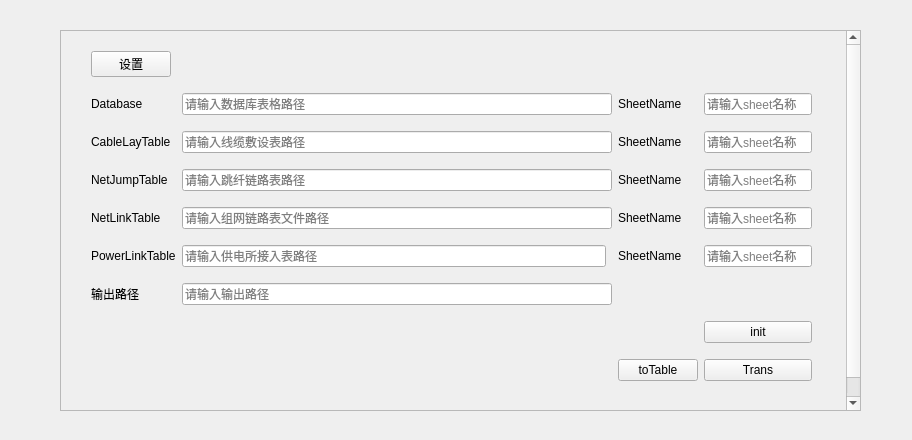
<?xml version="1.0" encoding="UTF-8"?>
<ui version="4.0">
 <class>Form</class>
 <widget class="QWidget" name="Form">
  <property name="geometry">
   <rect>
    <x>0</x>
    <y>0</y>
    <width>912</width>
    <height>440</height>
   </rect>
  </property>
  <property name="windowTitle">
   <string>Form</string>
  </property>
  <widget class="QScrollArea" name="scrollArea">
   <property name="geometry">
    <rect>
     <x>60</x>
     <y>30</y>
     <width>801</width>
     <height>381</height>
    </rect>
   </property>
   <property name="minimumSize">
    <size>
     <width>0</width>
     <height>300</height>
    </size>
   </property>
   <property name="verticalScrollBarPolicy">
    <enum>Qt::ScrollBarAlwaysOn</enum>
   </property>
   <property name="widgetResizable">
    <bool>true</bool>
   </property>
   <widget class="QWidget" name="scrollAreaWidgetContents">
    <property name="geometry">
     <rect>
      <x>0</x>
      <y>0</y>
      <width>782</width>
      <height>400</height>
     </rect>
    </property>
    <property name="minimumSize">
     <size>
      <width>0</width>
      <height>400</height>
     </size>
    </property>
    <widget class="QWidget" name="gridLayoutWidget">
     <property name="geometry">
      <rect>
       <x>30</x>
       <y>10</y>
       <width>721</width>
       <height>351</height>
      </rect>
     </property>
     <layout class="QGridLayout" name="gridLayout">
      <item row="4" column="1" colspan="2">
       <widget class="ExtendedLineEdit" name="lineEdit_netJump">
        <property name="placeholderText">
         <string>请输入跳纤链路表路径</string>
        </property>
       </widget>
      </item>
      <item row="19" column="4">
       <widget class="QPushButton" name="pushButton_trans">
        <property name="sizePolicy">
         <sizepolicy hsizetype="Minimum" vsizetype="Fixed">
          <horstretch>0</horstretch>
          <verstretch>0</verstretch>
         </sizepolicy>
        </property>
        <property name="text">
         <string>Trans</string>
        </property>
       </widget>
      </item>
      <item row="4" column="4">
       <widget class="QLineEdit" name="lineEdit_netJumpSheet">
        <property name="sizePolicy">
         <sizepolicy hsizetype="Maximum" vsizetype="Fixed">
          <horstretch>0</horstretch>
          <verstretch>0</verstretch>
         </sizepolicy>
        </property>
        <property name="placeholderText">
         <string>请输入sheet名称</string>
        </property>
       </widget>
      </item>
      <item row="14" column="4">
       <widget class="QPushButton" name="pushButton_init">
        <property name="sizePolicy">
         <sizepolicy hsizetype="Minimum" vsizetype="Maximum">
          <horstretch>0</horstretch>
          <verstretch>0</verstretch>
         </sizepolicy>
        </property>
        <property name="text">
         <string>init</string>
        </property>
       </widget>
      </item>
      <item row="6" column="3">
       <widget class="QLabel" name="label_12">
        <property name="text">
         <string>SheetName</string>
        </property>
       </widget>
      </item>
      <item row="1" column="4">
       <widget class="QLineEdit" name="lineEdit_sheetName">
        <property name="sizePolicy">
         <sizepolicy hsizetype="Maximum" vsizetype="Fixed">
          <horstretch>0</horstretch>
          <verstretch>0</verstretch>
         </sizepolicy>
        </property>
        <property name="placeholderText">
         <string>请输入sheet名称</string>
        </property>
       </widget>
      </item>
      <item row="0" column="0">
       <widget class="QPushButton" name="pushButton">
        <property name="sizePolicy">
         <sizepolicy hsizetype="Maximum" vsizetype="Fixed">
          <horstretch>0</horstretch>
          <verstretch>0</verstretch>
         </sizepolicy>
        </property>
        <property name="text">
         <string>设置</string>
        </property>
       </widget>
      </item>
      <item row="2" column="3">
       <widget class="QLabel" name="label_10">
        <property name="text">
         <string>SheetName</string>
        </property>
       </widget>
      </item>
      <item row="8" column="1" colspan="2">
       <widget class="ExtendedLineEdit" name="lineEdit_dst">
        <property name="sizePolicy">
         <sizepolicy hsizetype="Expanding" vsizetype="Fixed">
          <horstretch>0</horstretch>
          <verstretch>0</verstretch>
         </sizepolicy>
        </property>
        <property name="placeholderText">
         <string>请输入输出路径</string>
        </property>
       </widget>
      </item>
      <item row="2" column="4">
       <widget class="QLineEdit" name="lineEdit_cablelaySheet">
        <property name="sizePolicy">
         <sizepolicy hsizetype="Maximum" vsizetype="Fixed">
          <horstretch>0</horstretch>
          <verstretch>0</verstretch>
         </sizepolicy>
        </property>
        <property name="placeholderText">
         <string>请输入sheet名称</string>
        </property>
       </widget>
      </item>
      <item row="4" column="0">
       <widget class="QLabel" name="label_8">
        <property name="text">
         <string>NetJumpTable</string>
        </property>
       </widget>
      </item>
      <item row="19" column="3">
       <widget class="QPushButton" name="pushButton_toTable">
        <property name="sizePolicy">
         <sizepolicy hsizetype="Maximum" vsizetype="Fixed">
          <horstretch>0</horstretch>
          <verstretch>0</verstretch>
         </sizepolicy>
        </property>
        <property name="text">
         <string>toTable</string>
        </property>
       </widget>
      </item>
      <item row="2" column="1" colspan="2">
       <widget class="ExtendedLineEdit" name="lineEdit_cablelay">
        <property name="placeholderText">
         <string>请输入线缆敷设表路径</string>
        </property>
       </widget>
      </item>
      <item row="6" column="0">
       <widget class="QLabel" name="label_5">
        <property name="text">
         <string>NetLinkTable</string>
        </property>
       </widget>
      </item>
      <item row="2" column="0">
       <widget class="QLabel" name="label_7">
        <property name="text">
         <string>CableLayTable</string>
        </property>
       </widget>
      </item>
      <item row="6" column="1" colspan="2">
       <widget class="ExtendedLineEdit" name="lineEdit_netLink">
        <property name="placeholderText">
         <string>请输入组网链路表文件路径</string>
        </property>
       </widget>
      </item>
      <item row="1" column="1" colspan="2">
       <widget class="ExtendedLineEdit" name="lineEdit_src">
        <property name="placeholderText">
         <string>请输入数据库表格路径</string>
        </property>
       </widget>
      </item>
      <item row="4" column="3">
       <widget class="QLabel" name="label_11">
        <property name="text">
         <string>SheetName</string>
        </property>
       </widget>
      </item>
      <item row="8" column="0">
       <widget class="QLabel" name="label_2">
        <property name="text">
         <string>输出路径</string>
        </property>
       </widget>
      </item>
      <item row="1" column="3">
       <widget class="QLabel" name="label_3">
        <property name="text">
         <string>SheetName</string>
        </property>
       </widget>
      </item>
      <item row="1" column="0">
       <widget class="QLabel" name="label">
        <property name="text">
         <string>Database</string>
        </property>
       </widget>
      </item>
      <item row="6" column="4">
       <widget class="QLineEdit" name="lineEdit_netLinkSheet">
        <property name="sizePolicy">
         <sizepolicy hsizetype="Maximum" vsizetype="Fixed">
          <horstretch>0</horstretch>
          <verstretch>0</verstretch>
         </sizepolicy>
        </property>
        <property name="placeholderText">
         <string>请输入sheet名称</string>
        </property>
       </widget>
      </item>
      <item row="7" column="1">
       <widget class="ExtendedLineEdit" name="lineEdit_powerLink">
        <property name="placeholderText">
         <string>请输入供电所接入表路径</string>
        </property>
       </widget>
      </item>
      <item row="7" column="0">
       <widget class="QLabel" name="label_6">
        <property name="text">
         <string>PowerLinkTable</string>
        </property>
       </widget>
      </item>
      <item row="7" column="3">
       <widget class="QLabel" name="label_13">
        <property name="text">
         <string>SheetName</string>
        </property>
       </widget>
      </item>
      <item row="7" column="4">
       <widget class="QLineEdit" name="lineEdit_powerLinkSheet">
        <property name="sizePolicy">
         <sizepolicy hsizetype="Maximum" vsizetype="Fixed">
          <horstretch>0</horstretch>
          <verstretch>0</verstretch>
         </sizepolicy>
        </property>
        <property name="placeholderText">
         <string>请输入sheet名称</string>
        </property>
       </widget>
      </item>
     </layout>
    </widget>
   </widget>
  </widget>
 </widget>
 <customwidgets>
  <customwidget>
   <class>ExtendedLineEdit</class>
   <extends>QLineEdit</extends>
   <header>.extendLineEdit.h</header>
  </customwidget>
 </customwidgets>
 <resources/>
 <connections>
  <connection>
   <sender>pushButton_trans</sender>
   <signal>clicked()</signal>
   <receiver>Form</receiver>
   <slot>_trans()</slot>
   <hints>
    <hint type="sourcelabel">
     <x>810</x>
     <y>369</y>
    </hint>
    <hint type="destinationlabel">
     <x>385</x>
     <y>250</y>
    </hint>
   </hints>
  </connection>
  <connection>
   <sender>pushButton</sender>
   <signal>clicked()</signal>
   <receiver>Form</receiver>
   <slot>_set()</slot>
   <hints>
    <hint type="sourcelabel">
     <x>122</x>
     <y>57</y>
    </hint>
    <hint type="destinationlabel">
     <x>29</x>
     <y>35</y>
    </hint>
   </hints>
  </connection>
  <connection>
   <sender>pushButton_init</sender>
   <signal>clicked()</signal>
   <receiver>Form</receiver>
   <slot>_init()</slot>
   <hints>
    <hint type="sourcelabel">
     <x>810</x>
     <y>326</y>
    </hint>
    <hint type="destinationlabel">
     <x>389</x>
     <y>428</y>
    </hint>
   </hints>
  </connection>
  <connection>
   <sender>pushButton_toTable</sender>
   <signal>clicked()</signal>
   <receiver>Form</receiver>
   <slot>_toTable()</slot>
   <hints>
    <hint type="sourcelabel">
     <x>628</x>
     <y>362</y>
    </hint>
    <hint type="destinationlabel">
     <x>280</x>
     <y>420</y>
    </hint>
   </hints>
  </connection>
 </connections>
 <slots>
  <slot>_trans()</slot>
  <slot>_selectSrc()</slot>
  <slot>_selectOutput()</slot>
  <slot>_clear()</slot>
  <slot>_openSrc()</slot>
  <slot>_openDst()</slot>
  <slot>_set()</slot>
  <slot>_updateSubstationCount(QString)</slot>
  <slot>_init()</slot>
  <slot>_test()</slot>
  <slot>_toTable()</slot>
 </slots>
</ui>
